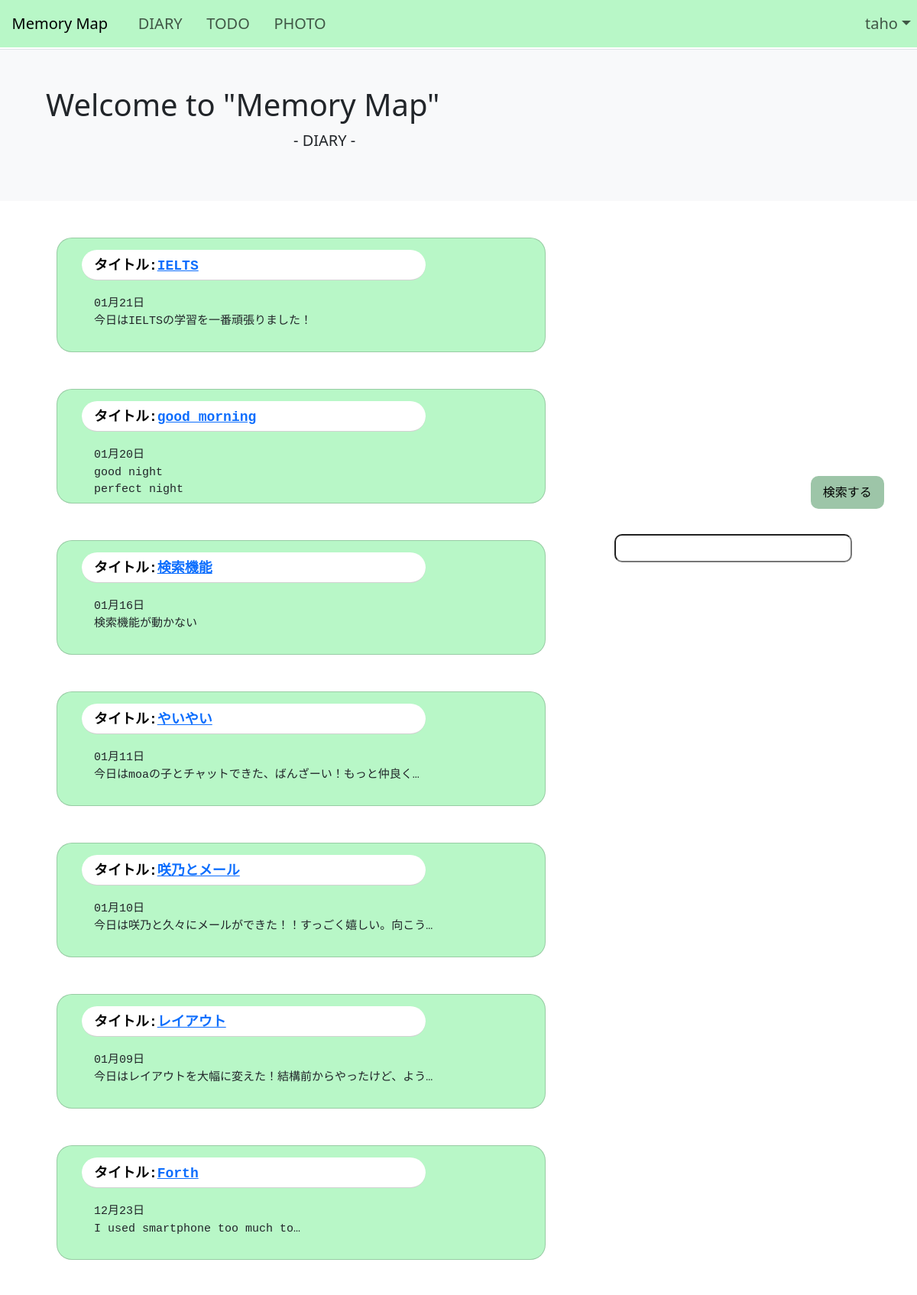
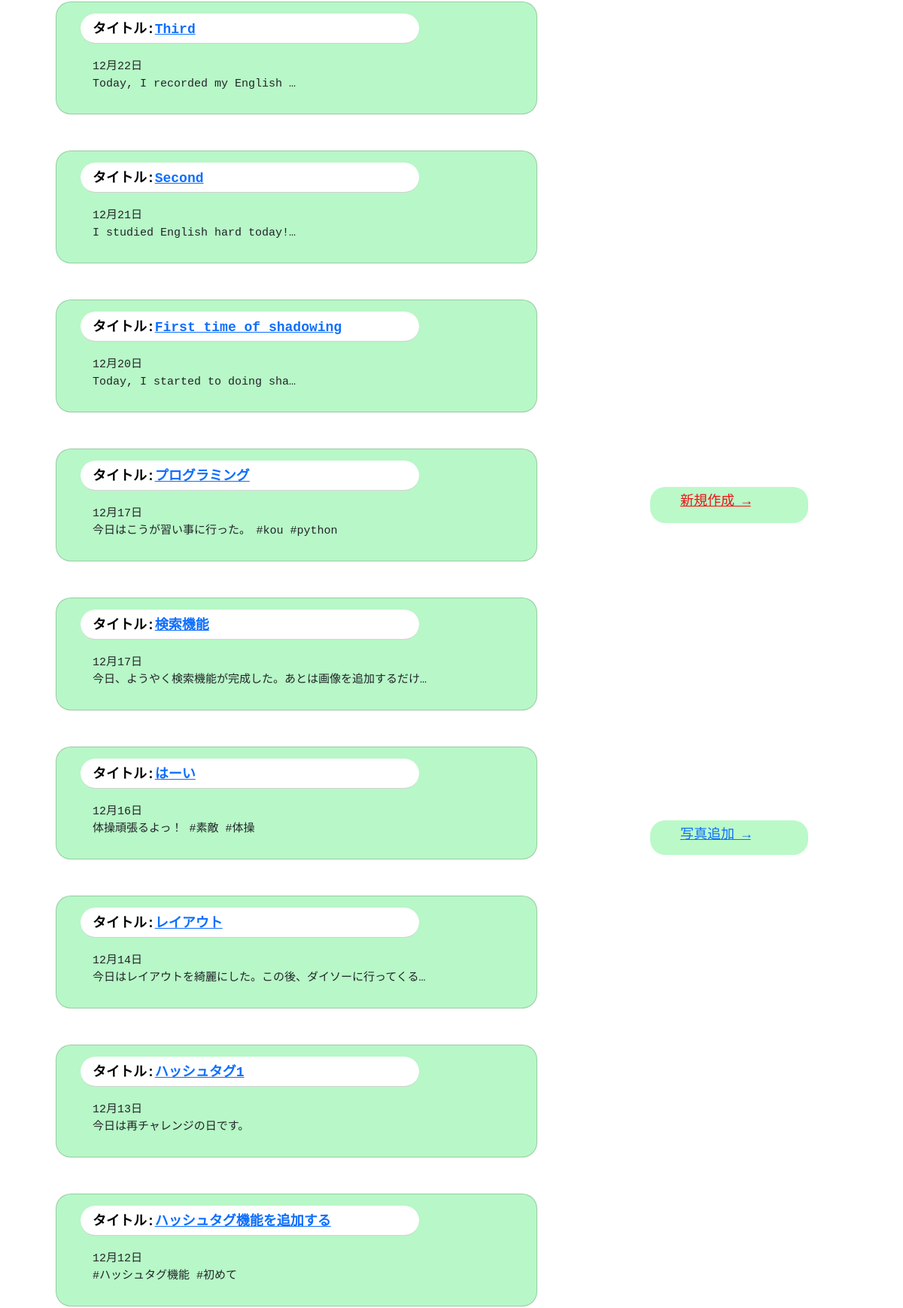
Screenshot of /spdiary/list/ (signed in, upper part) with the database file from the repository (2 pictures, top to bottom).
### spdiary/models.py (models this page shows, shortened)
class Diary(models.Model):
    id = models.UUIDField(primary_key=True, default=uuid.uuid4, editable=False)#自動でつく
    date = models.DateField(verbose_name='日付', default=timezone.now)#日付
    title = models.CharField(verbose_name='タイトル', max_length=40)#日付のタイトル
    text = models.TextField(verbose_name='日記', max_length=255)#日付の本文
    created_at = models.DateTimeField(verbose_name='作成日時', default=timezone.now)#作成日時
    updated_at = models.DateTimeField(verbose_name='編集日時', blank=True, null=True)#編集日時
    tagname = models.CharField(verbose_name='タグ', max_length=40,null=True,blank=True)#タグを書くスペース
    tag = models.ManyToManyField(Tag)
    user = models.ForeignKey(User, on_delete=models.CASCADE)

### spdiary/views.py (the view)
# urls.py: path('list/', DiaryListView.as_view(), name='list'),
class DiaryListView(LoginRequiredMixin,generic.ListView):
    template_name = 'list.html'
    model = Diary
    def get_queryset(self):
        tag = self.request.GET.get('tag')
        if tag and self.request.user.is_active:
            diary_list = Diary.objects.filter(
                tag__name__icontains=tag,user=self.request.user)
        elif not tag and self.request.user.is_active:
            diary_list = Diary.objects.filter(user=self.request.user).order_by('-date')
        else:
            diary_list = Diary.objects.none()
        return diary_list

### templates/list.html (shortened to what this page needs)
{% extends './base.html' %}
{% block content %}
<link rel="stylesheet" href="https://cdn.jsdelivr.net/npm/@fortawesome/fontawesome-free@6.4.2/css/fontawesome.min.css">
<body>
<body>
  <div class="bg-light p-3 p-sm-5 mb-4 border-top">
    <div class="container">
      <h1 class="display-6">Welcome to "Memory Map"</h1>
      <p style="font-size:20px; padding-left:30%;">- DIARY -</p>
    </div>
  </div>
  <div class="container">
    <form action="" method="get">
      <input name="tag" value="{{ request.GET.tag }}" type="text" />
      <button type="submit"class="button">検索する</button>
    </form>
    <ul>
    {% for diary in diary_list %}
    <div class="card my-5" style="width: 40rem;height: 150px; border-radius: 20px; background-color: #b8f7c7;">
        <div class="card-header" style="border-radius: 40px; top:10%; left:5%;"><strong>タイトル:<a href="{% url 'spdiary:detail' diary.id %}">{{diary.title}}</a></strong></div>
        <div class="card-body" style="position:absolute; left:5%; top:40%; font-size:15px; font-family: monospace;">{{ diary.date|date:" m月d日" }}<br>{{ diary.text|truncatechars_html:30|linebreaksbr}}</div>
    </div>
    {% endfor %}
    </ul>
  </div>
  <a class="create" href="{% url 'spdiary:create' %}"><span class="yohaku">新規作成 →</span></a>
  <a class="photo" href="{% url 'spdiary:image' %}"><span class="yohaku">写真追加 →</span></a>
</body>
{% endblock %}

### templates/base.html (shortened to what this page needs)
<!DOCTYPE html>
{% load django_bootstrap5 %}
{% bootstrap_css %}
<html lang="ja">
<head>
</head>
<body style="padding-top: 4rem;">
    <div class='fixed-top'>
        <nav class="navbar navbar-expand-lg" style="background-color:#b8f7c7; font-size: 20px;">
            <a class="navbar-brand" href="{% url 'spdiary:list' %}">&nbsp;&nbsp;&nbsp;Memory Map</a>
            <div class="collapse navbar-collapse" id="navbarSupportedContent">
              <ul class="navbar-nav mr-auto">
                <li class="nav-item active">
                  <a class="nav-link" href="{% url 'spdiary:list' %}">&nbsp;&nbsp;&nbsp;DIARY</a>
                </li>
                <li class="nav-item">
                  <a class="nav-link" href="{% url 'spdiary:listpage' %}">&nbsp;&nbsp;&nbsp;TODO</a>
                </li>
                <li class="nav-item">
                  <a class="nav-link" href="{% url 'spdiary:imagelist' %}">&nbsp;&nbsp;&nbsp;PHOTO</a>
              </ul>
            </div>
            <ul class="navbar-nav mr-md-2">
                {% if user.is_authenticated %}
                <a class="nav-link dropdown-toggle" href="#" id="navbarDropdown" role="button" data-bs-toggle="dropdown" aria-expanded="false">{{ user.username }}</a>
                {% else %}
                <a class="btn btn-outline-light btn-sm" href="{% url 'spdiary:login' %}">ログイン</a></li>
                {% endif %}
            </ul>
        </nav>
    </div>
    {% block content %}
    {% endblock %}
</body>
</html>

### templates/list.html (style rules this page uses)
input[name="tag" ] { background-color: #FFF ; left:67%; position: absolute; font-size:21px; border-radius: 10px; top:19%; }
.button { -moz-appearance: none; -webkit-appearance: none; appearance: none; margin: 1em 0; padding: 0.6em 1em; font-size: 1em; background-color: #9dc5a8; ; border: 0; transition: 0.3s; left:88.4%; position: absolute; border-radius: 10px; top:16.5%; }
.card-header { position:absolute; color:rgb(0, 0, 0); font-size:18px; z-index:999; font-family: monospace; background-color: #ffffff ; width: 450px; height: 40px; }
.create { position:absolute; background-color:#bbf9c9; border-radius: 20px; left:72%; bottom:35%; color:rgb(237, 18, 18); font-size:18px; font-family: monospace; width: 210px; line-height: 38px; min-height: 48px; }
.photo { border: none; position:absolute; background-color:#bbf9c9; border-radius: 20px; left:72%; bottom:23%; font-size:18px; font-family: monospace; width: 210px; line-height: 38px; min-height: 46px; }
.yohaku { margin:4px 40px; }

### rows the page displays
Diary: title "IELTS", date "01月21日", text "今日はIELTSの学習を一番頑張りました！"
Diary: title "good morning", date "01月20日", text "good night perfect night"
Diary: title "検索機能", date "01月16日", text "検索機能が動かない"
Diary: title "やいやい", date "01月11日", text "今日はmoaの子とチャットできた、ばんざーい！もっと仲良く…"
Diary: title "咲乃とメール", date "01月10日", text "今日は咲乃と久々にメールができた！！すっごく嬉しい。向こう…"
Diary: title "レイアウト", date "01月09日", text "今日はレイアウトを大幅に変えた！結構前からやったけど、よう…"
Diary: title "Forth", date "12月23日", text "I used smartphone too much to…"
Diary: title "Third", date "12月22日", text "Today, I recorded my English …"
Diary: title "Second", date "12月21日", text "I studied English hard today!…"
Diary: title "First time of shadowing", date "12月20日", text "Today, I started to doing sha…"
Diary: title "プログラミング", date "12月17日", text "今日はこうが習い事に行った。 #kou #python"
Diary: title "検索機能", date "12月17日", text "今日、ようやく検索機能が完成した。あとは画像を追加するだけ…"
Diary: title "はーい", date "12月16日", text "体操頑張るよっ！ #素敵 #体操"
Diary: title "レイアウト", date "12月14日", text "今日はレイアウトを綺麗にした。この後、ダイソーに行ってくる…"
Diary: title "ハッシュタグ1", date "12月13日", text "今日は再チャレンジの日です。"
Diary: title "ハッシュタグ機能を追加する", date "12月12日", text "#ハッシュタグ機能 #初めて"

### other values shown
{{ user.username }} "taho"
